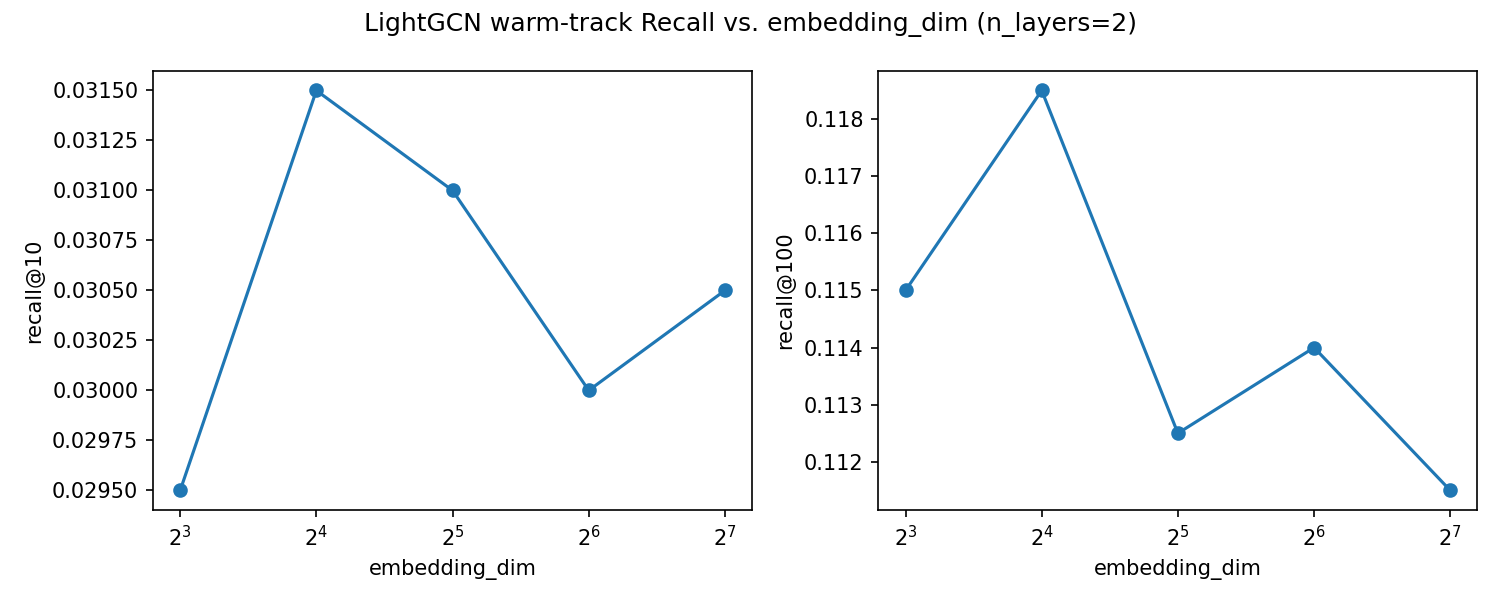

Reproduce this figure in Python.
"""LightGCN: effect of embedding_dim (n_layers fixed at 2) -- exploration.

NOT part of the official Stage 1 model menu. Follow-up to
lightgcn_epoch_curve.py, which showed LightGCN saturates by ~epoch 10-20
and more training doesn't move recall. This checks the architecture knob
instead: does embedding width help? Uses EPOCHS=12 (above the ~10-epoch
convergence point measured earlier) to keep runtime under ~10 min for the
five-point sweep.

Run from the project root:

    python lightgcn_dim_sweep.py
"""
from __future__ import annotations

import warnings
warnings.filterwarnings("ignore")

import matplotlib.pyplot as plt
import pandas as pd

from src.data.loader import load_train_interactions, time_based_split
from src.eval.harness import evaluate
from lightgcn import LightGCNRecommender

N_USERS = 2000
SEED = 42
EPOCHS = 12
DIMS = (8, 16, 32, 64, 128)

full = load_train_interactions()
train, _ = time_based_split(full, holdout_per_user=1)

rows = []
for dim in DIMS:
    model = LightGCNRecommender(embedding_dim=dim, n_layers=2, epochs=EPOCHS,
                                 batch_size=8192, seed=SEED, verbose=False).fit(train)
    r = evaluate(model, track="warm", k_values=(10, 100), n_users=N_USERS, seed=SEED)
    rows.append({"dim": dim, "recall@10": r["recall@10"], "recall@100": r["recall@100"]})
    print(f"LightGCN dim={dim:4d}  R@10={r['recall@10']:.4f}  R@100={r['recall@100']:.4f}")

table = pd.DataFrame(rows)
print("\n", table.round(4))
table.to_csv("lightgcn_dim_sweep.csv", index=False)

fig, axes = plt.subplots(1, 2, figsize=(10, 4), sharex=True)
for ax, metric in zip(axes, ("recall@10", "recall@100")):
    ax.plot(table["dim"], table[metric], marker="o")
    ax.set_xlabel("embedding_dim")
    ax.set_ylabel(metric)
    ax.set_xscale("log", base=2)
fig.suptitle("LightGCN warm-track Recall vs. embedding_dim (n_layers=2)")
fig.tight_layout()
fig.savefig("lightgcn_dim_sweep.png", dpi=150)
print("\nSaved plot to lightgcn_dim_sweep.png")
